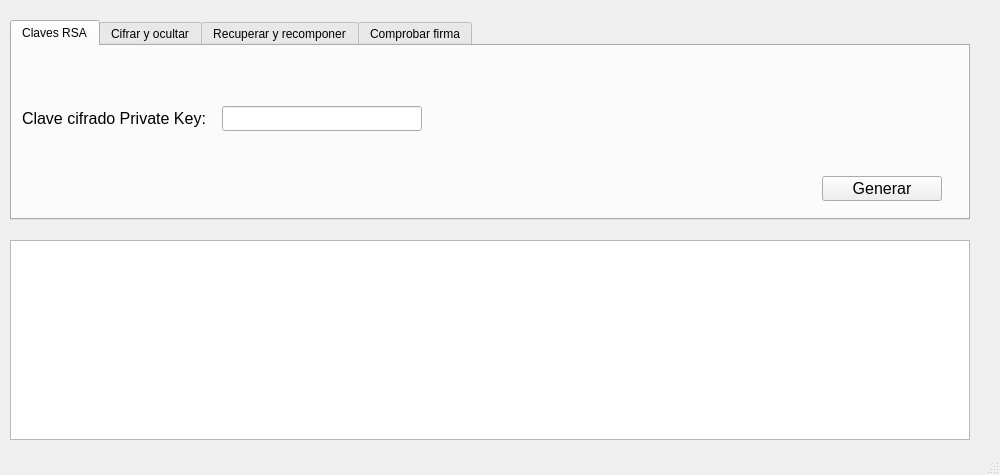
<?xml version="1.0" encoding="UTF-8"?>
<ui version="4.0">
 <class>MainWindow</class>
 <widget class="QMainWindow" name="MainWindow">
  <property name="geometry">
   <rect>
    <x>0</x>
    <y>0</y>
    <width>1000</width>
    <height>475</height>
   </rect>
  </property>
  <property name="windowTitle">
   <string>Explotando Imágenes</string>
  </property>
  <property name="documentMode">
   <bool>false</bool>
  </property>
  <widget class="QWidget" name="centralwidget">
   <widget class="QListWidget" name="listWidget">
    <property name="geometry">
     <rect>
      <x>10</x>
      <y>240</y>
      <width>960</width>
      <height>200</height>
     </rect>
    </property>
    <property name="font">
     <font>
      <family>Ubuntu</family>
     </font>
    </property>
   </widget>
   <widget class="QTabWidget" name="tabWidget">
    <property name="geometry">
     <rect>
      <x>10</x>
      <y>20</y>
      <width>960</width>
      <height>200</height>
     </rect>
    </property>
    <property name="currentIndex">
     <number>0</number>
    </property>
    <widget class="QWidget" name="tab">
     <attribute name="title">
      <string>Claves RSA</string>
     </attribute>
     <widget class="QLineEdit" name="lineEdit_10">
      <property name="geometry">
       <rect>
        <x>210</x>
        <y>60</y>
        <width>200</width>
        <height>25</height>
       </rect>
      </property>
      <property name="font">
       <font>
        <family>Ubuntu</family>
        <pointsize>12</pointsize>
        <italic>false</italic>
       </font>
      </property>
      <property name="contextMenuPolicy">
       <enum>Qt::PreventContextMenu</enum>
      </property>
      <property name="inputMethodHints">
       <set>Qt::ImhHiddenText|Qt::ImhNoAutoUppercase|Qt::ImhNoPredictiveText|Qt::ImhSensitiveData</set>
      </property>
      <property name="text">
       <string/>
      </property>
      <property name="echoMode">
       <enum>QLineEdit::Password</enum>
      </property>
     </widget>
     <widget class="QLabel" name="label_12">
      <property name="geometry">
       <rect>
        <x>10</x>
        <y>60</y>
        <width>200</width>
        <height>25</height>
       </rect>
      </property>
      <property name="font">
       <font>
        <family>Ubuntu</family>
        <pointsize>12</pointsize>
       </font>
      </property>
      <property name="text">
       <string>Clave cifrado Private Key:</string>
      </property>
     </widget>
     <widget class="QPushButton" name="pushButton_14">
      <property name="geometry">
       <rect>
        <x>810</x>
        <y>130</y>
        <width>120</width>
        <height>25</height>
       </rect>
      </property>
      <property name="font">
       <font>
        <family>Ubuntu</family>
        <pointsize>12</pointsize>
       </font>
      </property>
      <property name="text">
       <string>Generar</string>
      </property>
     </widget>
    </widget>
    <widget class="QWidget" name="tab_2">
     <attribute name="title">
      <string>Cifrar y ocultar</string>
     </attribute>
     <widget class="QLabel" name="label">
      <property name="geometry">
       <rect>
        <x>30</x>
        <y>40</y>
        <width>120</width>
        <height>25</height>
       </rect>
      </property>
      <property name="font">
       <font>
        <family>Ubuntu</family>
        <pointsize>12</pointsize>
       </font>
      </property>
      <property name="text">
       <string>Fichero:</string>
      </property>
     </widget>
     <widget class="QLineEdit" name="lineEdit_4">
      <property name="geometry">
       <rect>
        <x>600</x>
        <y>90</y>
        <width>150</width>
        <height>25</height>
       </rect>
      </property>
      <property name="font">
       <font>
        <family>Ubuntu</family>
        <pointsize>12</pointsize>
        <italic>false</italic>
       </font>
      </property>
      <property name="echoMode">
       <enum>QLineEdit::Password</enum>
      </property>
     </widget>
     <widget class="QPushButton" name="pushButton_3">
      <property name="geometry">
       <rect>
        <x>340</x>
        <y>90</y>
        <width>120</width>
        <height>25</height>
       </rect>
      </property>
      <property name="font">
       <font>
        <family>Ubuntu</family>
        <pointsize>12</pointsize>
       </font>
      </property>
      <property name="text">
       <string>Examinar</string>
      </property>
     </widget>
     <widget class="QLineEdit" name="lineEdit_3">
      <property name="geometry">
       <rect>
        <x>110</x>
        <y>90</y>
        <width>200</width>
        <height>25</height>
       </rect>
      </property>
      <property name="font">
       <font>
        <family>Ubuntu</family>
        <pointsize>12</pointsize>
       </font>
      </property>
     </widget>
     <widget class="QLineEdit" name="lineEdit_2">
      <property name="geometry">
       <rect>
        <x>600</x>
        <y>40</y>
        <width>150</width>
        <height>25</height>
       </rect>
      </property>
      <property name="font">
       <font>
        <family>Ubuntu</family>
        <pointsize>12</pointsize>
       </font>
      </property>
      <property name="echoMode">
       <enum>QLineEdit::Password</enum>
      </property>
     </widget>
     <widget class="QPushButton" name="pushButton">
      <property name="geometry">
       <rect>
        <x>340</x>
        <y>40</y>
        <width>120</width>
        <height>25</height>
       </rect>
      </property>
      <property name="font">
       <font>
        <family>Ubuntu</family>
        <pointsize>12</pointsize>
       </font>
      </property>
      <property name="text">
       <string>Examinar</string>
      </property>
     </widget>
     <widget class="QRadioButton" name="radioButton">
      <property name="geometry">
       <rect>
        <x>810</x>
        <y>60</y>
        <width>119</width>
        <height>29</height>
       </rect>
      </property>
      <property name="text">
       <string>Metadatos</string>
      </property>
     </widget>
     <widget class="QPushButton" name="pushButton_4">
      <property name="geometry">
       <rect>
        <x>810</x>
        <y>130</y>
        <width>120</width>
        <height>25</height>
       </rect>
      </property>
      <property name="font">
       <font>
        <family>Ubuntu</family>
        <pointsize>12</pointsize>
       </font>
      </property>
      <property name="text">
       <string>Ejecutar</string>
      </property>
     </widget>
     <widget class="QLabel" name="label_4">
      <property name="geometry">
       <rect>
        <x>500</x>
        <y>90</y>
        <width>120</width>
        <height>25</height>
       </rect>
      </property>
      <property name="font">
       <font>
        <family>Ubuntu</family>
        <pointsize>12</pointsize>
       </font>
      </property>
      <property name="text">
       <string>AES key:</string>
      </property>
     </widget>
     <widget class="QLabel" name="label_3">
      <property name="geometry">
       <rect>
        <x>30</x>
        <y>90</y>
        <width>120</width>
        <height>25</height>
       </rect>
      </property>
      <property name="font">
       <font>
        <family>Ubuntu</family>
        <pointsize>12</pointsize>
       </font>
      </property>
      <property name="text">
       <string>Imagen:</string>
      </property>
     </widget>
     <widget class="QLabel" name="label_2">
      <property name="geometry">
       <rect>
        <x>500</x>
        <y>40</y>
        <width>101</width>
        <height>25</height>
       </rect>
      </property>
      <property name="font">
       <font>
        <family>Ubuntu</family>
        <pointsize>12</pointsize>
       </font>
      </property>
      <property name="text">
       <string>Private Key:</string>
      </property>
     </widget>
     <widget class="QRadioButton" name="radioButton_2">
      <property name="geometry">
       <rect>
        <x>810</x>
        <y>90</y>
        <width>119</width>
        <height>29</height>
       </rect>
      </property>
      <property name="text">
       <string>LSB</string>
      </property>
     </widget>
     <widget class="QLineEdit" name="lineEdit">
      <property name="geometry">
       <rect>
        <x>110</x>
        <y>40</y>
        <width>200</width>
        <height>25</height>
       </rect>
      </property>
      <property name="font">
       <font>
        <family>Ubuntu</family>
        <pointsize>12</pointsize>
       </font>
      </property>
     </widget>
     <widget class="QLabel" name="label_7">
      <property name="geometry">
       <rect>
        <x>810</x>
        <y>30</y>
        <width>101</width>
        <height>25</height>
       </rect>
      </property>
      <property name="font">
       <font>
        <family>Ubuntu</family>
        <pointsize>12</pointsize>
       </font>
      </property>
      <property name="text">
       <string>Método:</string>
      </property>
     </widget>
    </widget>
    <widget class="QWidget" name="tab_3">
     <attribute name="title">
      <string>Recuperar y recomponer</string>
     </attribute>
     <widget class="QLineEdit" name="lineEdit_5">
      <property name="geometry">
       <rect>
        <x>130</x>
        <y>40</y>
        <width>200</width>
        <height>25</height>
       </rect>
      </property>
      <property name="font">
       <font>
        <family>Ubuntu</family>
        <pointsize>12</pointsize>
       </font>
      </property>
     </widget>
     <widget class="QPushButton" name="pushButton_7">
      <property name="geometry">
       <rect>
        <x>810</x>
        <y>130</y>
        <width>120</width>
        <height>25</height>
       </rect>
      </property>
      <property name="font">
       <font>
        <family>Ubuntu</family>
        <pointsize>12</pointsize>
       </font>
      </property>
      <property name="text">
       <string>Ejecutar</string>
      </property>
     </widget>
     <widget class="QPushButton" name="pushButton_5">
      <property name="geometry">
       <rect>
        <x>340</x>
        <y>40</y>
        <width>120</width>
        <height>25</height>
       </rect>
      </property>
      <property name="font">
       <font>
        <family>Ubuntu</family>
        <pointsize>12</pointsize>
       </font>
      </property>
      <property name="text">
       <string>Examinar</string>
      </property>
     </widget>
     <widget class="QLabel" name="label_11">
      <property name="geometry">
       <rect>
        <x>30</x>
        <y>90</y>
        <width>100</width>
        <height>29</height>
       </rect>
      </property>
      <property name="font">
       <font>
        <family>Ubuntu</family>
        <pointsize>12</pointsize>
       </font>
      </property>
      <property name="text">
       <string>Método:</string>
      </property>
     </widget>
     <widget class="QLabel" name="label_5">
      <property name="geometry">
       <rect>
        <x>30</x>
        <y>40</y>
        <width>120</width>
        <height>25</height>
       </rect>
      </property>
      <property name="font">
       <font>
        <family>Ubuntu</family>
        <pointsize>12</pointsize>
       </font>
      </property>
      <property name="text">
       <string>Imágenes:</string>
      </property>
     </widget>
     <widget class="QLabel" name="label_6">
      <property name="geometry">
       <rect>
        <x>540</x>
        <y>40</y>
        <width>120</width>
        <height>25</height>
       </rect>
      </property>
      <property name="font">
       <font>
        <family>Ubuntu</family>
        <pointsize>12</pointsize>
       </font>
      </property>
      <property name="text">
       <string>AES key:</string>
      </property>
     </widget>
     <widget class="QRadioButton" name="radioButton_4">
      <property name="geometry">
       <rect>
        <x>250</x>
        <y>90</y>
        <width>120</width>
        <height>29</height>
       </rect>
      </property>
      <property name="text">
       <string>LSB</string>
      </property>
     </widget>
     <widget class="QRadioButton" name="radioButton_3">
      <property name="geometry">
       <rect>
        <x>130</x>
        <y>90</y>
        <width>120</width>
        <height>29</height>
       </rect>
      </property>
      <property name="text">
       <string>Metadatos</string>
      </property>
     </widget>
     <widget class="QLineEdit" name="lineEdit_6">
      <property name="geometry">
       <rect>
        <x>610</x>
        <y>40</y>
        <width>150</width>
        <height>25</height>
       </rect>
      </property>
      <property name="font">
       <font>
        <family>Ubuntu</family>
        <pointsize>12</pointsize>
       </font>
      </property>
      <property name="echoMode">
       <enum>QLineEdit::Password</enum>
      </property>
     </widget>
    </widget>
    <widget class="QWidget" name="tab_4">
     <attribute name="title">
      <string>Comprobar firma</string>
     </attribute>
     <widget class="QLabel" name="label_9">
      <property name="geometry">
       <rect>
        <x>500</x>
        <y>40</y>
        <width>120</width>
        <height>25</height>
       </rect>
      </property>
      <property name="font">
       <font>
        <family>Ubuntu</family>
        <pointsize>12</pointsize>
       </font>
      </property>
      <property name="text">
       <string>Imagen:</string>
      </property>
     </widget>
     <widget class="QLineEdit" name="lineEdit_8">
      <property name="geometry">
       <rect>
        <x>110</x>
        <y>40</y>
        <width>200</width>
        <height>25</height>
       </rect>
      </property>
      <property name="font">
       <font>
        <family>Ubuntu</family>
        <pointsize>12</pointsize>
       </font>
      </property>
     </widget>
     <widget class="QRadioButton" name="radioButton_6">
      <property name="geometry">
       <rect>
        <x>130</x>
        <y>90</y>
        <width>120</width>
        <height>29</height>
       </rect>
      </property>
      <property name="text">
       <string>Metadatos</string>
      </property>
     </widget>
     <widget class="QPushButton" name="pushButton_10">
      <property name="geometry">
       <rect>
        <x>810</x>
        <y>130</y>
        <width>120</width>
        <height>25</height>
       </rect>
      </property>
      <property name="font">
       <font>
        <family>Ubuntu</family>
        <pointsize>12</pointsize>
       </font>
      </property>
      <property name="text">
       <string>Comprobar</string>
      </property>
     </widget>
     <widget class="QLabel" name="label_8">
      <property name="geometry">
       <rect>
        <x>30</x>
        <y>40</y>
        <width>120</width>
        <height>25</height>
       </rect>
      </property>
      <property name="font">
       <font>
        <family>Ubuntu</family>
        <pointsize>12</pointsize>
       </font>
      </property>
      <property name="text">
       <string>Fichero:</string>
      </property>
     </widget>
     <widget class="QLineEdit" name="lineEdit_9">
      <property name="geometry">
       <rect>
        <x>580</x>
        <y>40</y>
        <width>200</width>
        <height>25</height>
       </rect>
      </property>
      <property name="font">
       <font>
        <family>Ubuntu</family>
        <pointsize>12</pointsize>
       </font>
      </property>
     </widget>
     <widget class="QRadioButton" name="radioButton_5">
      <property name="geometry">
       <rect>
        <x>250</x>
        <y>90</y>
        <width>120</width>
        <height>29</height>
       </rect>
      </property>
      <property name="text">
       <string>LSB</string>
      </property>
     </widget>
     <widget class="QPushButton" name="pushButton_8">
      <property name="geometry">
       <rect>
        <x>340</x>
        <y>40</y>
        <width>120</width>
        <height>25</height>
       </rect>
      </property>
      <property name="font">
       <font>
        <family>Ubuntu</family>
        <pointsize>12</pointsize>
       </font>
      </property>
      <property name="text">
       <string>Examinar</string>
      </property>
     </widget>
     <widget class="QPushButton" name="pushButton_9">
      <property name="geometry">
       <rect>
        <x>810</x>
        <y>40</y>
        <width>120</width>
        <height>25</height>
       </rect>
      </property>
      <property name="font">
       <font>
        <family>Ubuntu</family>
        <pointsize>12</pointsize>
       </font>
      </property>
      <property name="text">
       <string>Examinar</string>
      </property>
     </widget>
     <widget class="QLabel" name="label_13">
      <property name="geometry">
       <rect>
        <x>30</x>
        <y>90</y>
        <width>100</width>
        <height>29</height>
       </rect>
      </property>
      <property name="font">
       <font>
        <family>Ubuntu</family>
        <pointsize>12</pointsize>
       </font>
      </property>
      <property name="text">
       <string>Método:</string>
      </property>
     </widget>
    </widget>
   </widget>
  </widget>
  <widget class="QStatusBar" name="statusbar"/>
 </widget>
 <resources/>
 <connections>
  <connection>
   <sender>pushButton_14</sender>
   <signal>clicked()</signal>
   <receiver>listWidget</receiver>
   <slot>clear()</slot>
   <hints>
    <hint type="sourcelabel">
     <x>857</x>
     <y>206</y>
    </hint>
    <hint type="destinationlabel">
     <x>860</x>
     <y>275</y>
    </hint>
   </hints>
  </connection>
  <connection>
   <sender>pushButton_4</sender>
   <signal>clicked()</signal>
   <receiver>listWidget</receiver>
   <slot>clear()</slot>
   <hints>
    <hint type="sourcelabel">
     <x>870</x>
     <y>204</y>
    </hint>
    <hint type="destinationlabel">
     <x>871</x>
     <y>244</y>
    </hint>
   </hints>
  </connection>
  <connection>
   <sender>pushButton_7</sender>
   <signal>clicked()</signal>
   <receiver>listWidget</receiver>
   <slot>clear()</slot>
   <hints>
    <hint type="sourcelabel">
     <x>924</x>
     <y>189</y>
    </hint>
    <hint type="destinationlabel">
     <x>925</x>
     <y>303</y>
    </hint>
   </hints>
  </connection>
  <connection>
   <sender>pushButton_10</sender>
   <signal>clicked()</signal>
   <receiver>listWidget</receiver>
   <slot>clear()</slot>
   <hints>
    <hint type="sourcelabel">
     <x>914</x>
     <y>201</y>
    </hint>
    <hint type="destinationlabel">
     <x>910</x>
     <y>260</y>
    </hint>
   </hints>
  </connection>
 </connections>
</ui>
